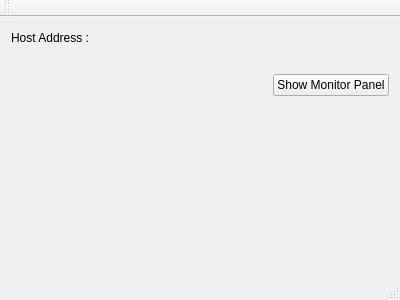
<?xml version="1.0" encoding="UTF-8"?>
<ui version="4.0">
 <class>MainWindow</class>
 <widget class="QMainWindow" name="MainWindow">
  <property name="geometry">
   <rect>
    <x>0</x>
    <y>0</y>
    <width>400</width>
    <height>300</height>
   </rect>
  </property>
  <property name="windowTitle">
   <string>MainWindow</string>
  </property>
  <widget class="QWidget" name="centralWidget">
   <layout class="QVBoxLayout" name="verticalLayout">
    <item>
     <layout class="QHBoxLayout" name="horizontalLayout">
      <item>
       <widget class="QLabel" name="hostAddressLabel_">
        <property name="text">
         <string>Host Address :</string>
        </property>
       </widget>
      </item>
      <item>
       <spacer name="horizontalSpacer">
        <property name="orientation">
         <enum>Qt::Horizontal</enum>
        </property>
        <property name="sizeType">
         <enum>QSizePolicy::MinimumExpanding</enum>
        </property>
        <property name="sizeHint" stdset="0">
         <size>
          <width>20</width>
          <height>20</height>
         </size>
        </property>
       </spacer>
      </item>
      <item>
       <widget class="QLabel" name="hostAddressField_">
        <property name="sizePolicy">
         <sizepolicy hsizetype="MinimumExpanding" vsizetype="Preferred">
          <horstretch>0</horstretch>
          <verstretch>0</verstretch>
         </sizepolicy>
        </property>
        <property name="text">
         <string/>
        </property>
       </widget>
      </item>
      <item>
       <spacer name="horizontalSpacer_2">
        <property name="orientation">
         <enum>Qt::Horizontal</enum>
        </property>
        <property name="sizeType">
         <enum>QSizePolicy::Fixed</enum>
        </property>
        <property name="sizeHint" stdset="0">
         <size>
          <width>20</width>
          <height>20</height>
         </size>
        </property>
       </spacer>
      </item>
      <item>
       <widget class="QLabel" name="portField_">
        <property name="text">
         <string/>
        </property>
       </widget>
      </item>
     </layout>
    </item>
    <item>
     <spacer name="verticalSpacer_2">
      <property name="orientation">
       <enum>Qt::Vertical</enum>
      </property>
      <property name="sizeType">
       <enum>QSizePolicy::Fixed</enum>
      </property>
      <property name="sizeHint" stdset="0">
       <size>
        <width>20</width>
        <height>20</height>
       </size>
      </property>
     </spacer>
    </item>
    <item>
     <layout class="QHBoxLayout" name="horizontalLayout_2">
      <item>
       <spacer name="horizontalSpacer_3">
        <property name="orientation">
         <enum>Qt::Horizontal</enum>
        </property>
        <property name="sizeHint" stdset="0">
         <size>
          <width>40</width>
          <height>20</height>
         </size>
        </property>
       </spacer>
      </item>
      <item>
       <widget class="QPushButton" name="showMonitorPanelBtn">
        <property name="text">
         <string>Show Monitor Panel</string>
        </property>
       </widget>
      </item>
     </layout>
    </item>
    <item>
     <spacer name="verticalSpacer">
      <property name="orientation">
       <enum>Qt::Vertical</enum>
      </property>
      <property name="sizeHint" stdset="0">
       <size>
        <width>20</width>
        <height>40</height>
       </size>
      </property>
     </spacer>
    </item>
   </layout>
  </widget>
  <widget class="QMenuBar" name="menuBar">
   <property name="geometry">
    <rect>
     <x>0</x>
     <y>0</y>
     <width>400</width>
     <height>22</height>
    </rect>
   </property>
  </widget>
  <widget class="QToolBar" name="mainToolBar">
   <attribute name="toolBarArea">
    <enum>TopToolBarArea</enum>
   </attribute>
   <attribute name="toolBarBreak">
    <bool>false</bool>
   </attribute>
  </widget>
  <widget class="QStatusBar" name="statusBar"/>
 </widget>
 <layoutdefault spacing="6" margin="11"/>
 <resources/>
 <connections/>
 <slots>
  <slot>onShowMonitorPanel(bool)</slot>
 </slots>
</ui>
